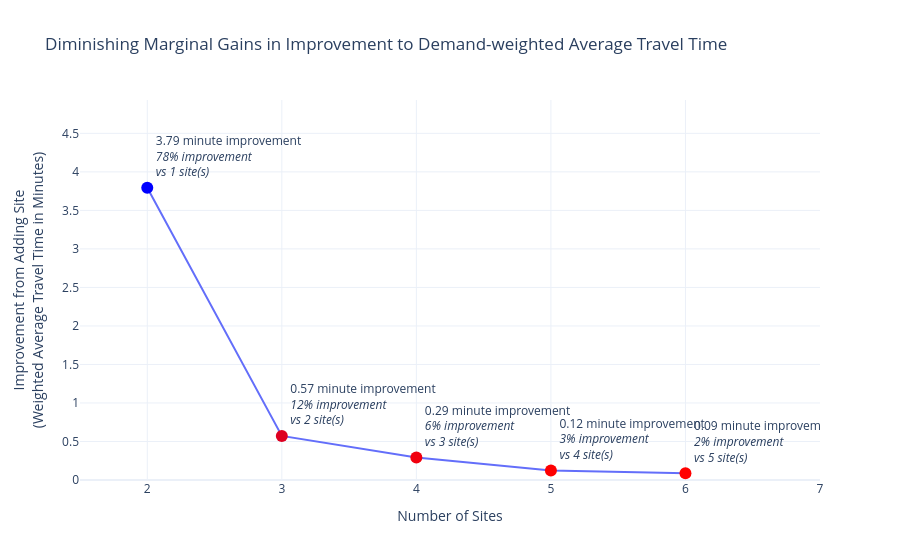

The code cell stored with this chart in its notebook:
### Markdown cell above
Now let's work on some additional plots. 

Perhaps the simplest option is just to plot the marginal gains as a line, which clearly shows the magnitude of the returns at each additional site number.

### Code cell
all_sols["high_value"] = all_sols["marginal_pct_total"] > 0.1  # tweak threshold
all_sols["n_sites_comparison"] = all_sols["n_sites"] - 1

fig = px.line(
    all_sols,
    x="n_sites",
    y="marginal_gain",
    markers=True,
    title="Diminishing Marginal Gains in Improvement to Demand-weighted Average Travel Time",
)

# Custom hover text
fig.update_traces(
    mode="lines+markers+text",
    hovertemplate=(
        "<b>%{x} sites</b><br>"
        "Marginal gain moving from %{customdata[3]} sites to %{customdata[2]} sites: %{y:.2f} minutes (%{customdata[1]:.1%} improvement) <br>"
        "Weighted average travel time for best solution with %{customdata[2]} sites: %{customdata[0]:.2f} minutes<br>"
        "% of total possible improvement achieved with %{customdata[2]} sites: %{customdata[4]:.1%}<extra></extra>"
    ),
    customdata=all_sols[["weighted_average", "marginal_pct_total", "n_sites", "n_sites_comparison", "pct_of_total"]].values,
    text=[
        f"{mg:.2f} minute improvement<br><i>{pct:.0%} improvement<br>vs {nst} site(s)</i>"
        for mg, pct,nst in zip(all_sols["marginal_gain"], all_sols["marginal_pct_total"], all_sols["n_sites_comparison"])
    ],
    textposition="top right",
     marker=dict(
        color=all_sols["marginal_pct_total"],  # continuous colour scale
        colorscale="BlueRed_r",
        showscale=False,
        colorbar=dict(title="% of total"),
        size=12
    )
)

fig.update_traces(

)

fig.update_layout(
    xaxis_title="Number of Sites",
    yaxis_title="Improvement from Adding Site<br>(Weighted Average Travel Time in Minutes)",
    template="plotly_white"
)

# We could optionally add in a line at the point the improvement from an additional
# site is below a certain percentage
# threshold_point = 0.1
# threshold = threshold_point * all_sols["marginal_gain"].iloc[1]
# elbow = all_sols[all_sols["marginal_gain"] < threshold].iloc[0]

# fig.add_vline(
#     x=elbow["n_sites"],
#     line_dash="dash",
#     annotation_text=f"Elbow ~ {int(elbow['n_sites'])} sites",
#     annotation_position="top"
# )

fig.update_yaxes(range=(
    0,
    np.nanmax(all_sols["marginal_gain"]*1.3)
    ))

fig.update_xaxes(range=(
    1.5,
    np.nanmax(all_sols["n_sites"]+1)
    ))


fig.show()

### Figure 1 — Plotly figure (JSON) as saved in the notebook; plotly's stock layout.template omitted (floating-point values rounded to 4 significant figures)
{"data": [{"customdata": [[9.739, NaN, 1.0, 0.0, 0.0], [5.944, 0.7792, 2.0, 1.0, 0.7792], [5.372, 0.1174, 3.0, 2.0, 0.8966], [5.08, 0.05997, 4.0, 3.0, 0.9566], [4.958, 0.02516, 5.0, 4.0, 0.9818], [4.869, 0.01824, 6.0, 5.0, 1.0]], "hovertemplate": "<b>%{x} sites</b><br>Marginal gain moving from %{customdata[3]} sites to %{customdata[2]} sites: %{y:.2f} minutes (%{customdata[1]:.1%} improvement) <br>Weighted average travel time for best solution with %{customdata[2]} sites: %{customdata[0]:.2f} minutes<br>% of total possible improvement achieved with %{customdata[2]} sites: %{customdata[4]:.1%}<extra></extra>", "legendgroup": "", "line": {"color": "#636efa", "dash": "solid"}, "marker": {"color": [NaN, 0.7792, 0.1174, 0.05997, 0.02516, 0.01824], "colorbar": {"title": {"text": "% of total"}}, "colorscale": [[0, "rgb(255,0,0)"], [1, "rgb(0,0,255)"]], "showscale": false, "size": 12, "symbol": "circle"}, "mode": "lines+markers+text", "name": "", "orientation": "v", "showlegend": false, "text": ["nan minute improvement<br><i>nan% improvement<br>vs 0 site(s)</i>", "3.79 minute improvement<br><i>78% improvement<br>vs 1 site(s)</i>", "0.57 minute improvement<br><i>12% improvement<br>vs 2 site(s)</i>", "0.29 minute improvement<br><i>6% improvement<br>vs 3 site(s)</i>", "0.12 minute improvement<br><i>3% improvement<br>vs 4 site(s)</i>", "0.09 minute improvement<br><i>2% improvement<br>vs 5 site(s)</i>"], "textposition": "top right", "type": "scatter", "x": [1, 2, 3, 4, 5, 6], "xaxis": "x", "y": [NaN, 3.795, 0.5718, 0.292, 0.1225, 0.08881], "yaxis": "y"}], "layout": {"legend": {"tracegroupgap": 0}, "title": {"text": "Diminishing Marginal Gains in Improvement to Demand-weighted Average Travel Time"}, "xaxis": {"anchor": "y", "domain": [0, 1], "range": [1.5, 7], "title": {"text": "Number of Sites"}}, "yaxis": {"anchor": "x", "domain": [0, 1], "range": [0, 4.933], "title": {"text": "Improvement from Adding Site<br>(Weighted Average Travel Time in Minutes)"}}}}
